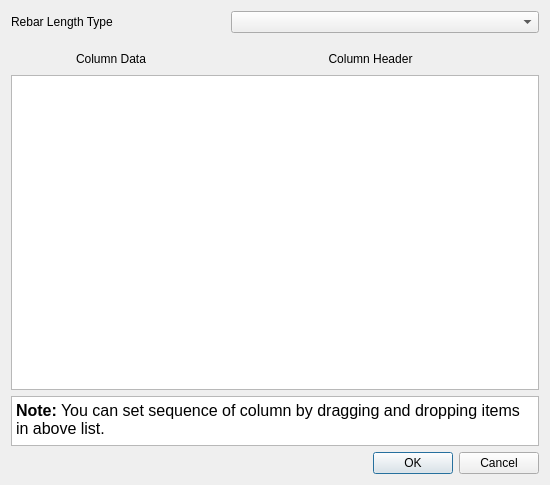
<?xml version="1.0" encoding="UTF-8"?>
<ui version="4.0">
 <class>BOMDialog</class>
 <widget class="QDialog" name="BOMDialog">
  <property name="geometry">
   <rect>
    <x>0</x>
    <y>0</y>
    <width>550</width>
    <height>485</height>
   </rect>
  </property>
  <property name="windowTitle">
   <string>Dialog</string>
  </property>
  <layout class="QVBoxLayout" name="verticalLayout">
   <item>
    <layout class="QHBoxLayout" name="horizontalLayout_2">
     <property name="spacing">
      <number>60</number>
     </property>
     <item>
      <widget class="QLabel" name="rebarLengthTypeLabel">
       <property name="sizePolicy">
        <sizepolicy hsizetype="Fixed" vsizetype="Preferred">
         <horstretch>0</horstretch>
         <verstretch>0</verstretch>
        </sizepolicy>
       </property>
       <property name="minimumSize">
        <size>
         <width>160</width>
         <height>0</height>
        </size>
       </property>
       <property name="text">
        <string>Rebar Length Type</string>
       </property>
      </widget>
     </item>
     <item>
      <widget class="Gui::PrefComboBox" name="rebarLengthType"/>
     </item>
    </layout>
   </item>
   <item>
    <spacer name="verticalSpacer">
     <property name="orientation">
      <enum>Qt::Vertical</enum>
     </property>
     <property name="sizeType">
      <enum>QSizePolicy::Fixed</enum>
     </property>
     <property name="sizeHint" stdset="0">
      <size>
       <width>20</width>
       <height>10</height>
      </size>
     </property>
    </spacer>
   </item>
   <item>
    <layout class="QHBoxLayout" name="horizontalLayout">
     <item>
      <spacer name="horizontalSpacer">
       <property name="orientation">
        <enum>Qt::Horizontal</enum>
       </property>
       <property name="sizeType">
        <enum>QSizePolicy::Fixed</enum>
       </property>
       <property name="sizeHint" stdset="0">
        <size>
         <width>65</width>
         <height>20</height>
        </size>
       </property>
      </spacer>
     </item>
     <item>
      <widget class="QLabel" name="columnDataLabel">
       <property name="sizePolicy">
        <sizepolicy hsizetype="Fixed" vsizetype="Preferred">
         <horstretch>0</horstretch>
         <verstretch>0</verstretch>
        </sizepolicy>
       </property>
       <property name="minimumSize">
        <size>
         <width>120</width>
         <height>0</height>
        </size>
       </property>
       <property name="text">
        <string>Column Data</string>
       </property>
       <property name="alignment">
        <set>Qt::AlignLeading|Qt::AlignLeft|Qt::AlignVCenter</set>
       </property>
      </widget>
     </item>
     <item>
      <widget class="QLabel" name="columnHeaderLabel">
       <property name="sizePolicy">
        <sizepolicy hsizetype="Expanding" vsizetype="Preferred">
         <horstretch>0</horstretch>
         <verstretch>0</verstretch>
        </sizepolicy>
       </property>
       <property name="text">
        <string>Column Header</string>
       </property>
       <property name="alignment">
        <set>Qt::AlignCenter</set>
       </property>
      </widget>
     </item>
    </layout>
   </item>
   <item>
    <widget class="QListWidget" name="columnHeaderListWidget">
     <property name="dragDropMode">
      <enum>QAbstractItemView::InternalMove</enum>
     </property>
    </widget>
   </item>
   <item>
    <widget class="QTextBrowser" name="noteText">
     <property name="sizePolicy">
      <sizepolicy hsizetype="Expanding" vsizetype="Fixed">
       <horstretch>0</horstretch>
       <verstretch>0</verstretch>
      </sizepolicy>
     </property>
     <property name="maximumSize">
      <size>
       <width>16777215</width>
       <height>50</height>
      </size>
     </property>
     <property name="html">
      <string>&lt;!DOCTYPE HTML PUBLIC &quot;-//W3C//DTD HTML 4.0//EN&quot; &quot;http://www.w3.org/TR/REC-html40/strict.dtd&quot;&gt;
&lt;html&gt;&lt;head&gt;&lt;meta name=&quot;qrichtext&quot; content=&quot;1&quot; /&gt;&lt;style type=&quot;text/css&quot;&gt;
p, li { white-space: pre-wrap; }
&lt;/style&gt;&lt;/head&gt;&lt;body style=&quot; font-family:'Apple Garamond Bold'; font-size:12pt; font-weight:400; font-style:normal;&quot;&gt;
&lt;p style=&quot; margin-top:0px; margin-bottom:0px; margin-left:0px; margin-right:0px; -qt-block-indent:0; text-indent:0px;&quot;&gt;&lt;span style=&quot; font-weight:600;&quot;&gt;Note:&lt;/span&gt; You can set sequence of column by dragging and dropping items in above list.&lt;/p&gt;&lt;/body&gt;&lt;/html&gt;</string>
     </property>
    </widget>
   </item>
   <item>
    <widget class="QDialogButtonBox" name="buttonBox">
     <property name="orientation">
      <enum>Qt::Horizontal</enum>
     </property>
     <property name="standardButtons">
      <set>QDialogButtonBox::Cancel|QDialogButtonBox::Ok</set>
     </property>
    </widget>
   </item>
  </layout>
 </widget>
 <customwidgets>
  <customwidget>
   <class>Gui::PrefComboBox</class>
   <extends>QComboBox</extends>
   <header>Gui/PrefWidgets.h</header>
  </customwidget>
 </customwidgets>
 <tabstops>
  <tabstop>rebarLengthType</tabstop>
  <tabstop>columnHeaderListWidget</tabstop>
  <tabstop>noteText</tabstop>
 </tabstops>
 <resources/>
 <connections/>
</ui>
